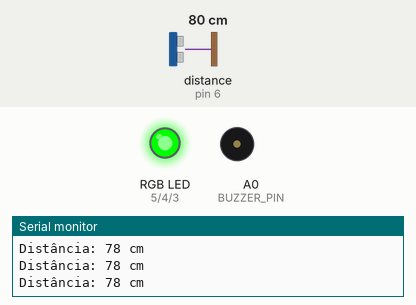
Recording of a sketch running on a simulated Arduino Uno, built with avr-gcc and run on an emulated ATmega328P. On the bench: an RGB LED mixed from three pins (HIGH = lit), buzzer (waves = sounding), the last lines printed to the serial monitor. Wiring (inferred from the names in the program): ultrasonic range finder: trigger pin 7; echo pin 6. The test bench sets the inputs (shaded band); at power-on: distance to the obstacle (sensor on pin 6) 80 cm. The echo pulse lasts 58.3 µs per cm; pins used as bus, display or sensor lines are not drawn.

Above: at 1.2 s.
1.3 s: distance to the obstacle (sensor on pin 6) set to 23 cm
4.3 s: distance to the obstacle (sensor on pin 6) set to 20 cm
At 4.48 s:
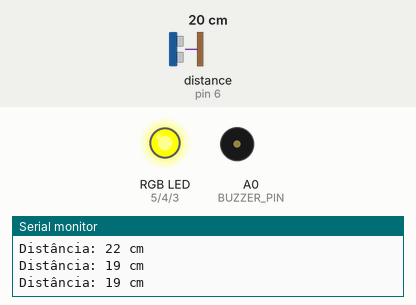
7.3 s: distance to the obstacle (sensor on pin 6) set to 13 cm
10.3 s: distance to the obstacle (sensor on pin 6) set to 10 cm
At 11.4 s:
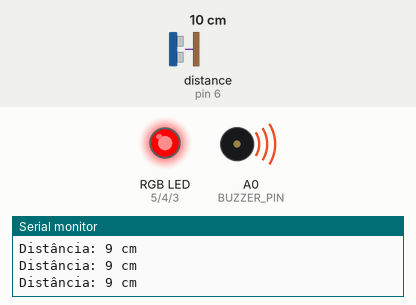
11.8 s: distance to the obstacle (sensor on pin 6) set to 18 cm
At 12.01 s:
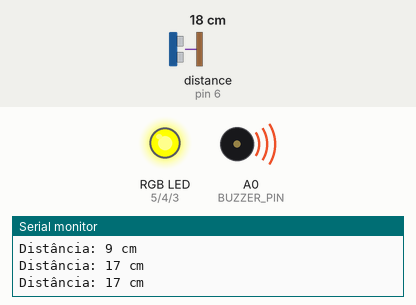
14.8 s: distance to the obstacle (sensor on pin 6) set to 2 cm
At 16.2 s:
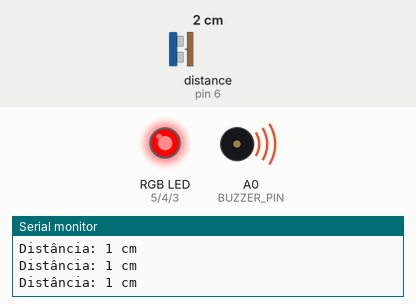
Timing chart, 0 to 17.3 s (numbered marks = the images above; inputs shaded):
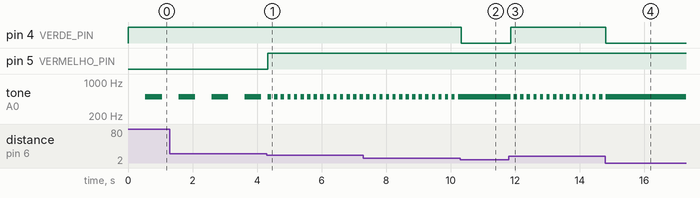

The sketch:

sinalDeRe.ino
```cpp
#define TRIG_PIN 7        // Define o pino do Trig
#define ECHO_PIN 6        // Define o pino do Echo

#define VERMELHO_PIN 5    // Define o pino do LED vermelho
#define VERDE_PIN 4       // Define o pino do LED verde
#define AZUL_PIN 3        // Define o pino do LED azul
#define BUZZER_PIN A0     // Define o pino do Buzzer

const int DISTANCIA_VERMELHO = 10; // Distância máxima para LED vermelho
const int DISTANCIA_AMARELO = 20;  // Distância máxima para LED amarelo

unsigned long previousMillisVerde = 0;
unsigned long previousMillisAmarelo = 0;
const long intervalVerde = 500;   // Intervalo de 0.5 segundos para verde
const long intervalAmarelo = 100; // Intervalo de 0.1 segundo para amarelo

bool buzzerStateVerde = false;
bool buzzerStateAmarelo = false;

void setup() {
  pinMode(TRIG_PIN, OUTPUT);  // Configura o pino do Trig como saída
  pinMode(ECHO_PIN, INPUT);   // Configura o pino do Echo como entrada
  pinMode(VERMELHO_PIN, OUTPUT);  // Configura o pino do LED vermelho como saída
  pinMode(VERDE_PIN, OUTPUT);     // Configura o pino do LED verde como saída
  pinMode(AZUL_PIN, OUTPUT);      // Configura o pino do LED azul como saída
  pinMode(BUZZER_PIN, OUTPUT);    // Configura o pino do Buzzer como saída
  Serial.begin(9600);             // Inicializa a comunicação serial para depuração
}

void loop() {
  long duracao = medirDuracaoPulso();
  long distancia = calcularDistancia(duracao);

  imprimirDistancia(distancia);
  definirCorLEDSom(distancia);

  delay(100); // Aguarda 100 ms antes de fazer a próxima leitura
}

// Função para medir a duração do pulso
long medirDuracaoPulso() {
  digitalWrite(TRIG_PIN, LOW);
  delayMicroseconds(2);
  digitalWrite(TRIG_PIN, HIGH);
  delayMicroseconds(10);
  digitalWrite(TRIG_PIN, LOW);
  return pulseIn(ECHO_PIN, HIGH);
}

// Função para calcular a distância em centímetros
long calcularDistancia(long duracao) {
  return duracao * 0.034 / 2;
}

// Função para imprimir a distância no monitor serial
void imprimirDistancia(long distancia) {
  Serial.print("Distância: ");
  Serial.print(distancia);
  Serial.println(" cm");
}

// Função para definir a cor do LED RGB e som do buzzer com base na distância
void definirCorLEDSom(long distancia) {
  unsigned long currentMillis = millis();

  if (distancia <= DISTANCIA_VERMELHO) {
    setColor(255, 0, 0);  // Vermelho
    tone(BUZZER_PIN, 500); // Som contínuo

  } else if (distancia <= DISTANCIA_AMARELO) {
    setColor(255, 255, 0);  // Amarelo
    if (currentMillis - previousMillisAmarelo >= intervalAmarelo) {
      previousMillisAmarelo = currentMillis;
      buzzerStateAmarelo = !buzzerStateAmarelo;
      buzzerStateAmarelo ? tone(BUZZER_PIN, 500) : noTone(BUZZER_PIN);
    }
  } else {
    setColor(0, 255, 0);  // Verde
    if (currentMillis - previousMillisVerde >= intervalVerde) {
      previousMillisVerde = currentMillis;
      buzzerStateVerde = !buzzerStateVerde;
      buzzerStateVerde ? tone(BUZZER_PIN, 500) : noTone(BUZZER_PIN);
    }
  }
}

// Função para definir a cor do LED RGB
void setColor(int red, int green, int blue) {
  analogWrite(VERMELHO_PIN, red);
  analogWrite(VERDE_PIN, green);
  analogWrite(AZUL_PIN, blue);
}
```

Measured:
- the behaviour switches between 22 and 21 cm on distance to the obstacle (sensor on pin 6) (found by bisection; images 0 and 1)
- the behaviour switches between 12 and 11 cm on distance to the obstacle (sensor on pin 6) (found by bisection; images 1 and 2)
- after the input at 4.3 s, pin 5 (VERMELHO_PIN): LOW → HIGH at once; tone on A0 (BUZZER_PIN): alternates 500 Hz for 0.10 s and silent for 0.10 s, starting at once
- after the input at 10.3 s, pin 4 (VERDE_PIN): HIGH → LOW at once; tone on A0 (BUZZER_PIN): stops changing and stays 500 Hz
- after the input at 11.8 s, pin 4 (VERDE_PIN): LOW → HIGH after 0.06 s; tone on A0 (BUZZER_PIN): alternates 500 Hz for 0.10 s and silent for 0.10 s, starting after 0.06 s
- after the input at 14.8 s, pin 4 (VERDE_PIN): HIGH → LOW at once; tone on A0 (BUZZER_PIN): goes on until 14.8 s, then stays 500 Hz
- by itself, tone on A0 (BUZZER_PIN): alternates 500 Hz for 0.51 s and silent for 0.51 s
